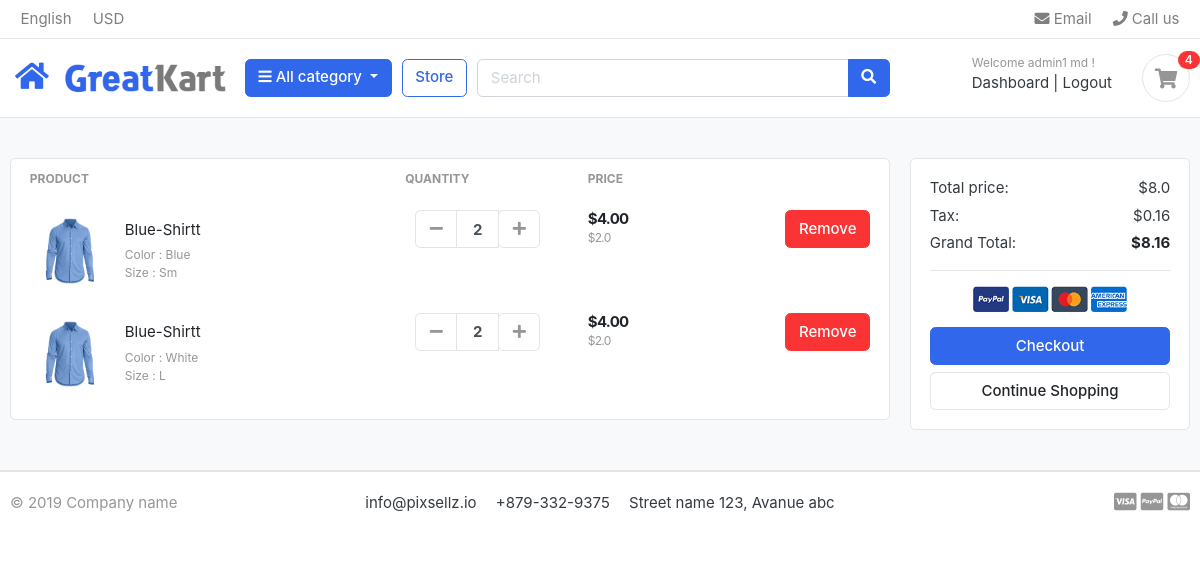
Before: /carts/ (signed in) with the older database file.
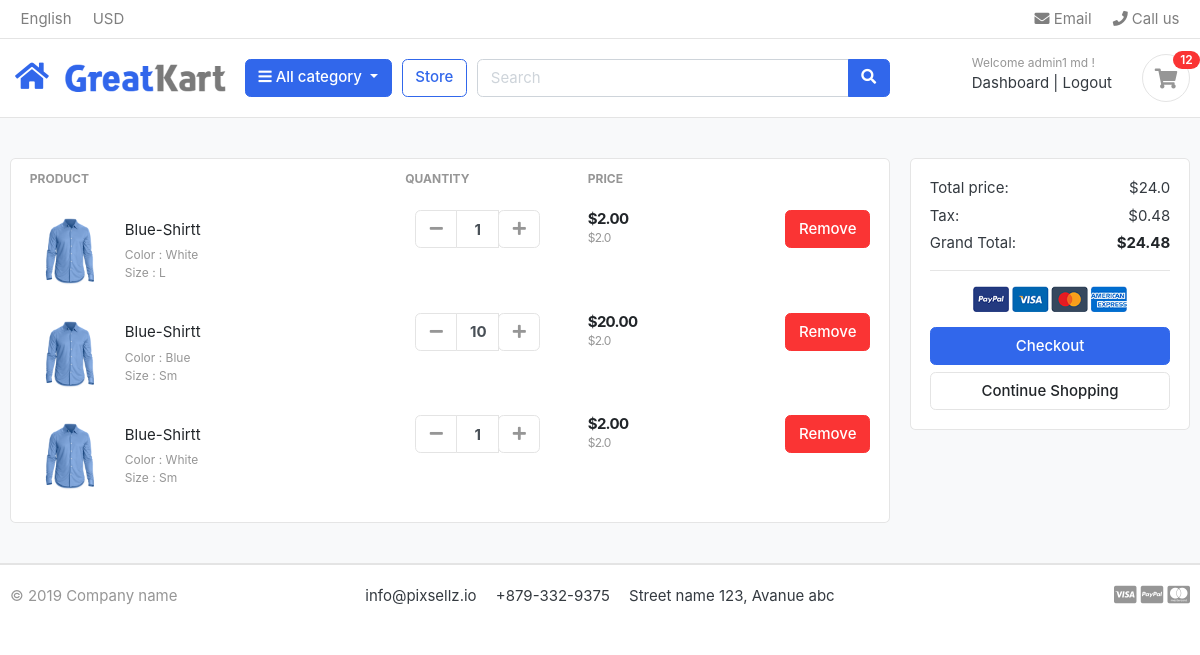
After: the same page with the newer database file.
### accounts/models.py (models this page shows, shortened)
class Account(AbstractBaseUser):
    first_name = models.CharField(max_length=50)
    last_name = models.CharField(max_length=50)
    username = models.CharField(max_length=50 , unique= True)
    email = models.EmailField(max_length=100 , unique=True)
    phone_number = models.CharField(max_length=50)
    date_joined = models.DateTimeField(auto_now= True)
    last_login = models.DateTimeField(auto_now= True)
    is_admin = models.BooleanField(default=False)
    is_staff = models.BooleanField(default=False)
    is_active = models.BooleanField(default=False)
    is_superadmin = models.BooleanField(default=False)
    USERNAME_FIELD = 'email'
    REQUIRED_FIELDS = ['username','first_name','last_name']
    objects = MyAccountManager()

### carts/models.py (models this page shows, shortened)
class CartItem(models.Model):
    user         = models.ForeignKey(Account , on_delete = models.CASCADE , null=True)
    product      = models.ForeignKey(Product , on_delete=models.CASCADE)
    variations   = models.ManyToManyField(Variation , blank= True)
    cart         = models.ForeignKey(Cart , on_delete=models.CASCADE , null = True)
    quantity     = models.IntegerField()
    is_active    = models.BooleanField(default=True)
    def sub_total(self):
        return (self.product.price * self.quantity)

### store/models.py (models this page shows, shortened)
class Product(models.Model):
    product_name = models.CharField(max_length=100,unique=True)
    slug         = models.SlugField(max_length=100,unique=True)
    description  = models.TextField(max_length=255,blank=True)
    price        = models.FloatField()
    pro_image    = models.ImageField(upload_to='photos/product')
    stock        = models.IntegerField()
    is_available = models.BooleanField(default=True)
    category     = models.ForeignKey(Category , on_delete=models.CASCADE)
    created_date = models.DateTimeField(auto_now_add= True)
    modified_date = models.DateTimeField(auto_now= True)
    def get_url(self):
        return reverse("product_details", args=[self.category.slug , self.slug,])
    def __str__(self):
        return self.product_name

class Variation(models.Model):
    product =  models.ForeignKey(Product ,on_delete= models.CASCADE)
    variation_category = models.CharField(max_length= 100 ,choices= variation_category_choices)
    variation_value = models.CharField(max_length= 100 )
    is_active = models.BooleanField(default=True)
    created_date = models.DateField(auto_now_add=True)
    objects = VariationManager()

### carts/views.py (the view)
# urls.py: path('', views.cart , name= 'cart' ),
def cart(request , total = 0 ,quantity = 0 , cart_items = None):
    cart_items = []
    tax = 0
    grand_total = 0
    try:
        if request.user.is_authenticated:
              cart_items = CartItem.objects.filter(user = request.user , is_active = True)
        else:
            cart        = Cart.objects.get(cart_id = _cart_id(request))
            cart_items  = CartItem.objects.filter(cart = cart , is_active = True)
        for cart_item in cart_items:
            total    += (cart_item.product.price * cart_item.quantity)
            quantity += cart_item.quantity
        tax = (2 * total)/100
        grand_total = total + tax
    except ObjectDoesNotExist :
        pass
    context = {
        'total'      : total,
        'quantity'   : quantity,
        'cart_items' : cart_items,
        'tax'        :tax ,
        'grand_total': grand_total,
    }
    return render(request , 'store/cart.html' , context)

### carts/context_processors.py (called while the page is built)
def cart_items(request):
    total_cart_items = 0
    if "admin" in request.path :
        return {}
    else:
        try:
            cart = Cart.objects.filter(cart_id = _cart_id(request))
            if request.user.is_authenticated:
                cart_items = CartItem.objects.all().filter(user = request.user)
            else :
                cart_items = CartItem.objects.all().filter(cart = cart[:1])
            for cart_item in cart_items:
                total_cart_items += cart_item.quantity
        except Cart.DoesNotExist:
            total_cart_items = 0
    return dict(total_cart_items=total_cart_items)

### carts/views.py (called while the page is built)
def _cart_id(request):
    cart = request.session.session_key
    if not cart:
        cart = request.session.create()
    return cart

### category/context_processors.py (called while the page is built)
def menu_links(request):
    links = Category.objects.all()
    return dict(links=links)

### templates/store/cart.html (shortened to what this page needs)
{% extends "base.html" %}
{% load static %}
{% block content %}
<section class="section-content padding-y bg">
<div class="container">
{% if not cart_items %}
    <h2 class="text-center">Your Shopping Cart is Empty</h2>
	<div class="text-center mt-3">
	<a href="{% url 'store' %}" class="btn btn-primary center">Continue Shopping</a>
	</div>
{% else %}
<div class="row">
	<aside class="col-lg-9">
<div class="card">
<table class="table table-borderless table-shopping-cart">
<thead class="text-muted">
<tr class="small text-uppercase">
  <th scope="col">Product</th>
  <th scope="col" width="120">Quantity</th>
  <th scope="col" width="120">Price</th>
  <th scope="col" class="text-right" width="200"> </th>
</tr>
</thead>
<tbody>
{% for c_item in cart_items %}
<tr>
	<td>
		<figure class="itemside align-items-center">
			<div class="aside"><img src="{{c_item.product.pro_image.url}}" class="img-sm"></div>
			<figcaption class="info">
				<a href="{{c_item.product.get_url}}" class="title text-dark">{{c_item.product}}t</a>
				<p class="text-muted small">
				{% if c_item.variations.all %}
				  {% for item in c_item.variations.all %}
				    {{item.variation_category | capfirst}} : {{item.variation_value | capfirst}} <br>
				  {% endfor %}
				{% endif %}
				</p>
			</figcaption>
		</figure>
	</td>
	<td>
					<div class="col">
						<div class="input-group input-spinner">
							<div class="input-group-prepend">
							<a href = "{% url "remove_cart" c_item.product.id c_item.id %} " class="btn btn-light" type="button" id="button-plus"> <i class="fa fa-minus"></i> </a>
							</div>
							<input type="text" class="form-control"  value="{{c_item.quantity}}">
							<div class="input-group-append">
								<form action="{% url "add_cart" c_item.product.id %}" method="POST">
						            <button class="btn btn-light" type="submit" id="button-minus"> <i class="fa fa-plus"></i> </button>
							</form>
							</div>
						</div>
					</div>
	</td>
	<td>
		<div class="price-wrap">
			<var class="price">${{c_item.sub_total}}0</var>
			<small class="text-muted"> ${{c_item.product.price}} </small>
		</div>
	</td>
	<td class="text-right">
	<a href="{% url "delete_cart_item" c_item.product.id c_item.id %}" onclick = "return confirm('Are You Sure, You Want To Delete The Item' )" class="btn btn-danger"> Remove</a>
	</td>
</tr>
{% endfor %}
</tbody>
</table>
</div>
	</aside>
	<aside class="col-lg-3">
		<div class="card">
		<div class="card-body">
			<dl class="dlist-align">
			  <dt>Total price:</dt>
			  <dd class="text-right">${{total}}</dd>
			</dl>
			<dl class="dlist-align">
			  <dt>Tax:</dt>
			  <dd class="text-right">${{tax}}</dd>
			</dl>
			<dl class="dlist-align">
			  <dt>Grand Total:</dt>
			  <dd class="text-right text-dark b"><strong>${{grand_total}}</strong></dd>
			</dl>
			<hr>
			<p class="text-center mb-3">
				<img src="{% static "./images/misc/payments.png" %}" height="26">
			</p>
			<a href="{% url "checkout" %}" class="btn btn-primary btn-block"> Checkout </a>
			<a href="{% url "store" %}" class="btn btn-light btn-block">Continue Shopping</a>
		</div>
		</div>
</aside>
</div>
{% endif %}
</div>
</section>
{% endblock content %}

### templates/base.html (shortened to what this page needs)
{% load static %}
<!DOCTYPE HTML>
<html lang="en">
<head>
<link href="{% static "css/bootstrap.css" %}" rel="stylesheet" type="text/css"/>
<link href="{% static "fonts/fontawesome/css/all.min.css" %}" type="text/css" rel="stylesheet">
<link href="{% static "css/ui.css" %}" rel="stylesheet" type="text/css"/>
<link href="{% static "css/responsive.css" %}" rel="stylesheet" media="only screen and (max-width: 1200px)" />
</head>
<body>
{% include "includes/navbar.html" %}
{% block content %}
{% endblock content %}
{% include "includes/footer.html" %}

### templates/includes/navbar.html (shortened to what this page needs)
{% load static %}
<header class="section-header">
<nav class="navbar p-md-0 navbar-expand-sm navbar-light border-bottom">
<div class="container">
  <div class="collapse navbar-collapse" id="navbarTop4">
    <ul class="navbar-nav mr-auto">
    	<li class="nav-item dropdown">
		 	<a href="#" class="nav-link">   English </a>
		</li>
		<li class="nav-item dropdown">
			<a href="#" class="nav-link"> USD </a>
		</li>
    </ul>
    <ul class="navbar-nav">
		<li><a href="#" class="nav-link"> <i class="fa fa-envelope"></i> Email </a></li>
		<li><a href="#" class="nav-link"> <i class="fa fa-phone"></i> Call us </a></li>
	</ul>
  </div>
</div>
</nav>
<section class="header-main border-bottom">
	<div class="container">
<div class="row align-items-center">
	    <div class="me-3 mx-3 ">
        <a href="{% url 'home' %}">
            <i class="fa fa-home fa-2x"></i>
        </a>
    </div>
    <div>
        <a href="{% url 'home' %}" class="brand-wrap">
            <img class="logo" src="{% static 'images/logo.png' %}" alt="Logo" style="height:40px;">
        </a>
    </div>
	<div class="col-lg col-sm col-md col-6 flex-grow-0">
		<div class="category-wrap dropdown d-inline-block float-right">
			<button type="button" class="btn btn-primary dropdown-toggle" data-toggle="dropdown">
				<i class="fa fa-bars"></i> All category
			</button>
		</div>
	</div>
	<a href="{% url "store" %}" class="btn btn-outline-primary">Store</a>
	<div class="col-lg  col-md-6 col-sm-12 col">
		<form action="{% url "search" %}" class="search">
			<div class="input-group w-100">
			    <input type="text" class="form-control" style="width:60%;" placeholder="Search" name ='keyword'>
			    <div class="input-group-append">
			      <button class="btn btn-primary" type="submit">
			        <i class="fa fa-search"></i>
			      </button>
			    </div>
		    </div>
		</form>
	</div>
	<div class="col-lg-3 col-sm-6 col-8 order-2 order-lg-3">
				<div class="d-flex justify-content-end mb-3 mb-lg-0">
					{% if user.id is None %}
					<div class="widget-header">
						<small class="title text-muted">Welcome guest!</small>
						<div>
							<a href="{% url "login" %}">Sign in</a> <span class="dark-transp"> | </span>
							<a href="{% url "register" %}"> Register</a>
						</div>
					</div>
					{% else %}
					<div class="widget-header">
						<small class="title text-muted">Welcome {{user.first_name}} {{user.last_name}} !</small>
						<div>
							<a href="{% url "dashboard" %}">Dashboard</a> <span class="dark-transp"> | </span>
							<a href="{% url "logout" %}"> Logout</a>
						</div>
					</div>
					{% endif %}
					<a href="{% url "cart" %}" class="widget-header pl-3 ml-3">
						<div class="icon icon-sm rounded-circle border"><i class="fa fa-shopping-cart"></i></div>
						<span class="badge badge-pill badge-danger notify">{{total_cart_items}}</span>
					</a>
				</div>
			</div>
</div>
	</div>
</section>
</header>

### templates/includes/footer.html
{% load static %}
<footer class="section-footer border-top">
	<div class="container">
		<section class="footer-bottom border-top row">
			<div class="col-md-2">
				<p class="text-muted"> &copy 2019 Company name </p>
			</div>
			<div class="col-md-8 text-md-center">
				<span  class="px-2">info@pixsellz.io</span>
				<span  class="px-2">+879-332-9375</span>
				<span  class="px-2">Street name 123, Avanue abc</span>
			</div>
			<div class="col-md-2 text-md-right text-muted">
				<i class="fab fa-lg fa-cc-visa"></i>
				<i class="fab fa-lg fa-cc-paypal"></i>
				<i class="fab fa-lg fa-cc-mastercard"></i>
			</div>
		</section>
	</div>
</footer>

### static/css/ui.css (style rules this page uses)
html { font-family: "Inter", sans-serif; font-size: 15px; }
.price-wrap { letter-spacing: -0.7px; }
.icon-xs, .icon-sm, .icon-md, .icon-lg { display: inline-block; text-align: center; flex-shrink: 0; flex-grow: 0; }
.icon-sm { width: 48px; height: 48px; line-height: 48px !important; font-size: 20px; }
.img-xs, .img-sm, .img-md, .img-lg { -o-object-fit: cover; object-fit: cover; flex-shrink: 0; flex-grow: 0; }
.img-sm { width: 80px; height: 80px; }
.padding-y { padding-top: 40px; padding-bottom: 40px; }
var { font-style: normal; }
figure { margin-bottom: 0; }
.bg { background-color: #f8f9fa; }
.b { font-weight: 600; }
p:last-child { margin-bottom: 0; }
.header-main { position: relative; padding-top: 1rem; padding-bottom: 1rem; }
.brand-wrap .logo, .navbar-brand .logo { margin-right: 7px; max-height: 42px; display: inline-block; }
.widget-header { display: inline-block; vertical-align: middle; position: relative; }
.widget-header a { color: #343a40; }
.widget-header i { color: #969696; }
.widget-header .title { display: block; }
.widget-header .notify { position: absolute; top: -3px; right: -10px; }
.footer-bottom { padding-top: 20px; padding-bottom: 20px; }
.btn-light { background-color: #fff; border-color: #e4e4e4; }
.btn-light i { color: #969696; }
.itemside { position: relative; display: flex; width: 100%; }
.itemside .aside { position: relative; flex-shrink: 0; }
.itemside .info { padding-left: 15px; padding-right: 7px; }
.itemside p { margin-bottom: 0; }
.itemside .title { display: block; margin-bottom: 5px; color: #212529; }
[class*=dlist-] { margin-bottom: 5px; }
[class*=dlist-] dd { margin-bottom: 0; }
.dlist-align { display: flex; }
.dlist-align dt { width: 150px; word-wrap: break-word; font-weight: normal; }
.dlist-align dd { flex-grow: 1; }
.notify { position: absolute; top: -4px; right: -10px; display: inline-block; padding: 0.25em 0.6em; font-size: 12px; line-height: 1; text-align: center; border-radius: 3rem; color: #fff; background-color: #fa3434; }
.price { font-weight: 600; color: #212529; }
.input-spinner { width: 125px; flex-wrap: nowrap; display: inline-flex; vertical-align: middle; }
.input-spinner input.form-control { text-align: center; max-width: 46px; font-weight: bold; flex-basis: 46px; border-color: #e4e4e4; flex-grow: 0; }
.input-spinner .btn { width: 42px; text-align: center; padding-left: 0.5rem; padding-right: 0.5rem; }
.table-shopping-cart.table td, .table-shopping-cart.table th { padding-left: 1.25rem; padding-right: 1.25rem; }
.table-shopping-cart .price-wrap { line-height: 1.2; }
.table-shopping-cart .price { font-weight: bold; margin-right: 5px; display: block; }

Changed rows visible on the page:
removed CartItem: product.pro_image (picture), product "Blue-Shirt", quantity "2", sub_total "4.0", product.price "2.0", Variation (variation_category "Color", variation_value "Blue"), Variation (variation_category "Size", variation_value "Sm")
changed CartItem (number 1 of 3 on the later page): quantity "2" → "1"; sub_total "4.0" → "2.0"
added CartItem: product.pro_image (picture), product "Blue-Shirt", quantity "10", sub_total "20.0", product.price "2.0", Variation (variation_category "Color", variation_value "Blue"), Variation (variation_category "Size", variation_value "Sm")
added CartItem: product.pro_image (picture), product "Blue-Shirt", quantity "1", sub_total "2.0", product.price "2.0", Variation (variation_category "Color", variation_value "White"), Variation (variation_category "Size", variation_value "Sm")
Other visible differences:
{{ total_cart_items }}: "4" → "12"
{{ total }}: "8.0" → "24.0"
{{ tax }}: "0.16" → "0.48"
{{ grand_total }}: "8.16" → "24.48"
